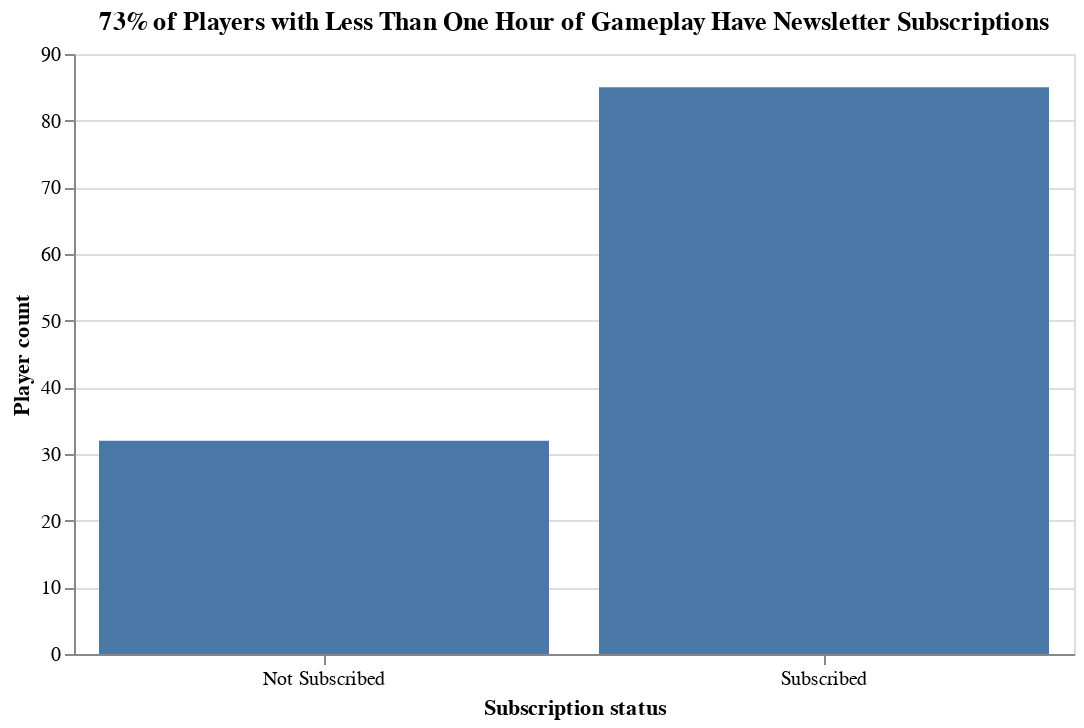

The cell this chart's notebook holds for it:
### Markdown cell above
To address this, we'll break the data into two groups of players: one having less than one hour of gameplay, the other having at least one hour.

For players with less than one hour of gameplay, we'll use a bar chart of subscription counts, as their gameplay hours are too concentrated for boxplots to be informative. For players with at least one hour, we'll compare gameplay hours by subscription status using boxplots.

### Code cell
# Subscription counts for players with <1 hour of gameplay
low_hours_counts_plot = (
    alt.Chart(df_train.loc[df_train["played_hours"] < 1])
    .mark_bar()
    .encode(
        x=alt.X("subscribe_label").title("Subscription status").axis(labelAngle=0),
        y=alt.Y("count()").title("Player count"),
    )
    .properties(
        width=500,
        title=f"{df_train.loc[df_train['played_hours'] < 1]['subscribe'].mean():.0%} of Players with Less Than One Hour of Gameplay Have Newsletter Subscriptions",
    )
)
low_hours_counts_plot

### Figure 1 — Vega specification as saved in the notebook (floating-point values rounded to 4 significant figures)
{"$schema": "https://vega.github.io/schema/vega/v5.json", "data": [{"name": "source_0", "values": [{"__count": 85, "subscribe_label": "Subscribed"}, {"__count": 32, "subscribe_label": "Not Subscribed"}]}, {"name": "source_0_x_domain_subscribe_label", "values": [{"subscribe_label": "Subscribed"}, {"subscribe_label": "Not Subscribed"}]}, {"name": "source_0_y_domain___count", "values": [{"min": 32, "max": 85}]}], "marks": [{"type": "rect", "name": "marks", "from": {"data": "source_0"}, "encode": {"update": {"x": {"field": "subscribe_label", "scale": "x"}, "y2": {"value": 0, "scale": "y"}, "y": {"field": "__count", "scale": "y"}, "width": {"signal": "max(0.25, bandwidth('x'))"}, "fill": {"value": "#4c78a8"}}}, "style": ["bar"]}], "scales": [{"name": "x", "type": "band", "domain": {"data": "source_0_x_domain_subscribe_label", "field": "subscribe_label", "sort": true}, "range": [0, {"signal": "width"}], "paddingInner": 0.1, "paddingOuter": 0.05}, {"name": "y", "type": "linear", "domain": [{"signal": "(data(\"source_0_y_domain___count\")[0] || {}).min"}, {"signal": "(data(\"source_0_y_domain___count\")[0] || {}).max"}], "range": [{"signal": "height"}, 0], "zero": true, "nice": true}], "axes": [{"scale": "y", "aria": false, "minExtent": 0, "gridScale": "x", "ticks": false, "domain": false, "zindex": 0, "orient": "left", "labels": false, "tickCount": {"signal": "ceil(height/40)"}, "maxExtent": 0, "grid": true}, {"scale": "x", "grid": false, "labelAngle": 0, "labelBaseline": "top", "zindex": 0, "orient": "bottom", "title": "Subscription status"}, {"scale": "y", "orient": "left", "grid": false, "tickCount": {"signal": "ceil(height/40)"}, "zindex": 0, "title": "Player count", "labelOverlap": true}], "title": {"text": "73% of Players with Less Than One Hour of Gameplay Have Newsletter Subscriptions", "frame": "group"}, "width": 500, "padding": 5, "height": 300, "style": "cell", "background": "white"}
